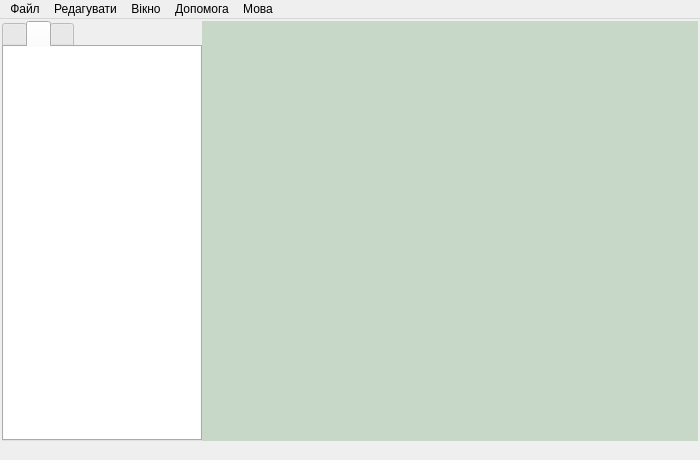
<?xml version="1.0" encoding="UTF-8"?>
<ui version="4.0">
 <class>MainWindow</class>
 <widget class="QMainWindow" name="MainWindow">
  <property name="geometry">
   <rect>
    <x>0</x>
    <y>0</y>
    <width>700</width>
    <height>460</height>
   </rect>
  </property>
  <property name="minimumSize">
   <size>
    <width>700</width>
    <height>460</height>
   </size>
  </property>
  <property name="font">
   <font>
    <family>Segoe UI</family>
   </font>
  </property>
  <property name="windowTitle">
   <string>CoRe Planner</string>
  </property>
  <property name="windowIcon">
   <iconset resource="core-images.qrc">
    <normaloff>:/menu/icon.ico</normaloff>:/menu/icon.ico</iconset>
  </property>
  <property name="locale">
   <locale language="Ukrainian" country="Ukraine"/>
  </property>
  <widget class="QWidget" name="centralWidget">
   <layout class="QHBoxLayout" name="horizontalLayout">
    <property name="spacing">
     <number>0</number>
    </property>
    <property name="leftMargin">
     <number>2</number>
    </property>
    <property name="topMargin">
     <number>2</number>
    </property>
    <property name="rightMargin">
     <number>2</number>
    </property>
    <property name="bottomMargin">
     <number>0</number>
    </property>
    <item>
     <widget class="QTabWidget" name="tabWidget">
      <property name="minimumSize">
       <size>
        <width>200</width>
        <height>401</height>
       </size>
      </property>
      <property name="maximumSize">
       <size>
        <width>200</width>
        <height>16777215</height>
       </size>
      </property>
      <property name="tabPosition">
       <enum>QTabWidget::North</enum>
      </property>
      <property name="tabShape">
       <enum>QTabWidget::Rounded</enum>
      </property>
      <property name="currentIndex">
       <number>1</number>
      </property>
      <property name="iconSize">
       <size>
        <width>32</width>
        <height>32</height>
       </size>
      </property>
      <property name="usesScrollButtons">
       <bool>false</bool>
      </property>
      <property name="documentMode">
       <bool>false</bool>
      </property>
      <property name="tabsClosable">
       <bool>false</bool>
      </property>
      <property name="movable">
       <bool>false</bool>
      </property>
      <property name="tabBarAutoHide">
       <bool>false</bool>
      </property>
      <widget class="QWidget" name="tabBuildTools">
       <attribute name="icon">
        <iconset resource="core-images.qrc">
         <normaloff>:/tool-tabs/build</normaloff>:/tool-tabs/build</iconset>
       </attribute>
       <attribute name="title">
        <string/>
       </attribute>
       <attribute name="toolTip">
        <string>Будувати</string>
       </attribute>
       <layout class="QVBoxLayout" name="verticalLayout">
        <property name="spacing">
         <number>2</number>
        </property>
        <property name="sizeConstraint">
         <enum>QLayout::SetMinimumSize</enum>
        </property>
        <property name="leftMargin">
         <number>0</number>
        </property>
        <property name="topMargin">
         <number>0</number>
        </property>
        <property name="rightMargin">
         <number>0</number>
        </property>
        <property name="bottomMargin">
         <number>0</number>
        </property>
        <item>
         <widget class="QListView" name="listViewBuildTools">
          <property name="minimumSize">
           <size>
            <width>194</width>
            <height>356</height>
           </size>
          </property>
          <property name="frameShape">
           <enum>QFrame::NoFrame</enum>
          </property>
          <property name="editTriggers">
           <set>QAbstractItemView::NoEditTriggers</set>
          </property>
          <property name="showDropIndicator" stdset="0">
           <bool>false</bool>
          </property>
          <property name="defaultDropAction">
           <enum>Qt::IgnoreAction</enum>
          </property>
          <property name="iconSize">
           <size>
            <width>32</width>
            <height>32</height>
           </size>
          </property>
         </widget>
        </item>
       </layout>
      </widget>
      <widget class="QWidget" name="tabFurnitureTools">
       <attribute name="icon">
        <iconset resource="core-images.qrc">
         <normaloff>:/tool-tabs/furniture</normaloff>:/tool-tabs/furniture</iconset>
       </attribute>
       <attribute name="title">
        <string/>
       </attribute>
       <attribute name="toolTip">
        <string>Меблі</string>
       </attribute>
       <layout class="QVBoxLayout" name="verticalLayout_2">
        <property name="spacing">
         <number>2</number>
        </property>
        <property name="sizeConstraint">
         <enum>QLayout::SetMinimumSize</enum>
        </property>
        <property name="leftMargin">
         <number>0</number>
        </property>
        <property name="topMargin">
         <number>0</number>
        </property>
        <property name="rightMargin">
         <number>0</number>
        </property>
        <property name="bottomMargin">
         <number>0</number>
        </property>
        <item>
         <widget class="QListView" name="listViewFurnitureTools">
          <property name="minimumSize">
           <size>
            <width>194</width>
            <height>356</height>
           </size>
          </property>
          <property name="frameShape">
           <enum>QFrame::NoFrame</enum>
          </property>
          <property name="horizontalScrollBarPolicy">
           <enum>Qt::ScrollBarAlwaysOff</enum>
          </property>
          <property name="editTriggers">
           <set>QAbstractItemView::NoEditTriggers</set>
          </property>
          <property name="showDropIndicator" stdset="0">
           <bool>false</bool>
          </property>
          <property name="defaultDropAction">
           <enum>Qt::IgnoreAction</enum>
          </property>
          <property name="iconSize">
           <size>
            <width>32</width>
            <height>32</height>
           </size>
          </property>
         </widget>
        </item>
       </layout>
      </widget>
      <widget class="QWidget" name="tabDecorTools">
       <attribute name="icon">
        <iconset resource="core-images.qrc">
         <normaloff>:/tool-tabs/decor</normaloff>:/tool-tabs/decor</iconset>
       </attribute>
       <attribute name="title">
        <string/>
       </attribute>
       <attribute name="toolTip">
        <string>Декор</string>
       </attribute>
       <layout class="QVBoxLayout" name="verticalLayout_3">
        <property name="spacing">
         <number>2</number>
        </property>
        <property name="sizeConstraint">
         <enum>QLayout::SetMinimumSize</enum>
        </property>
        <property name="leftMargin">
         <number>0</number>
        </property>
        <property name="topMargin">
         <number>0</number>
        </property>
        <property name="rightMargin">
         <number>0</number>
        </property>
        <property name="bottomMargin">
         <number>0</number>
        </property>
        <item>
         <widget class="QListView" name="listViewDecorTools">
          <property name="minimumSize">
           <size>
            <width>194</width>
            <height>356</height>
           </size>
          </property>
          <property name="frameShape">
           <enum>QFrame::NoFrame</enum>
          </property>
          <property name="editTriggers">
           <set>QAbstractItemView::NoEditTriggers</set>
          </property>
          <property name="showDropIndicator" stdset="0">
           <bool>false</bool>
          </property>
          <property name="defaultDropAction">
           <enum>Qt::IgnoreAction</enum>
          </property>
          <property name="iconSize">
           <size>
            <width>32</width>
            <height>32</height>
           </size>
          </property>
         </widget>
        </item>
       </layout>
      </widget>
     </widget>
    </item>
    <item>
     <widget class="QMdiArea" name="mdiArea">
      <property name="minimumSize">
       <size>
        <width>476</width>
        <height>401</height>
       </size>
      </property>
      <property name="background">
       <brush brushstyle="SolidPattern">
        <color alpha="255">
         <red>199</red>
         <green>216</green>
         <blue>200</blue>
        </color>
       </brush>
      </property>
      <property name="viewMode">
       <enum>QMdiArea::TabbedView</enum>
      </property>
      <property name="tabsClosable">
       <bool>true</bool>
      </property>
      <property name="tabsMovable">
       <bool>true</bool>
      </property>
     </widget>
    </item>
   </layout>
  </widget>
  <widget class="QMenuBar" name="menuBar">
   <property name="geometry">
    <rect>
     <x>0</x>
     <y>0</y>
     <width>700</width>
     <height>21</height>
    </rect>
   </property>
   <widget class="QMenu" name="menuFile">
    <property name="title">
     <string>Файл</string>
    </property>
    <addaction name="actionNew"/>
    <addaction name="actionOpen"/>
    <addaction name="actionSave"/>
    <addaction name="actionSaveAs"/>
    <addaction name="separator"/>
    <addaction name="actionClose"/>
   </widget>
   <widget class="QMenu" name="menuWindow">
    <property name="title">
     <string>Вікно</string>
    </property>
    <addaction name="actionZoomIn"/>
    <addaction name="actionZoomOut"/>
   </widget>
   <widget class="QMenu" name="menuHelp">
    <property name="title">
     <string>Допомога</string>
    </property>
    <addaction name="actionHelp"/>
    <addaction name="actionAbout"/>
   </widget>
   <widget class="QMenu" name="menuLanguage">
    <property name="title">
     <string>Мова</string>
    </property>
    <addaction name="actionUk"/>
    <addaction name="actionRu"/>
    <addaction name="actionEn"/>
   </widget>
   <widget class="QMenu" name="menu">
    <property name="title">
     <string>Редагувати</string>
    </property>
    <addaction name="actionUndo"/>
    <addaction name="actionRedo"/>
    <addaction name="separator"/>
    <addaction name="actionDelete"/>
    <addaction name="actionClear"/>
    <addaction name="separator"/>
    <addaction name="actionSetItemSize"/>
   </widget>
   <addaction name="menuFile"/>
   <addaction name="menu"/>
   <addaction name="menuWindow"/>
   <addaction name="menuHelp"/>
   <addaction name="menuLanguage"/>
  </widget>
  <widget class="QStatusBar" name="statusBar">
   <property name="sizeGripEnabled">
    <bool>false</bool>
   </property>
  </widget>
  <action name="actionNew">
   <property name="text">
    <string>Новий...</string>
   </property>
   <property name="shortcut">
    <string>Ctrl+N</string>
   </property>
   <property name="shortcutContext">
    <enum>Qt::WindowShortcut</enum>
   </property>
   <property name="shortcutVisibleInContextMenu">
    <bool>false</bool>
   </property>
  </action>
  <action name="actionOpen">
   <property name="text">
    <string>Відкрити...</string>
   </property>
   <property name="shortcut">
    <string>Ctrl+O</string>
   </property>
  </action>
  <action name="actionSave">
   <property name="text">
    <string>Зберігти</string>
   </property>
   <property name="shortcut">
    <string>Ctrl+S</string>
   </property>
  </action>
  <action name="actionSaveAs">
   <property name="text">
    <string>Зберігти як...</string>
   </property>
   <property name="shortcut">
    <string>Ctrl+Shift+S</string>
   </property>
  </action>
  <action name="actionClose">
   <property name="text">
    <string>Вийти</string>
   </property>
   <property name="shortcut">
    <string>Ctrl+Q</string>
   </property>
  </action>
  <action name="actionHelp">
   <property name="text">
    <string>Довідка</string>
   </property>
   <property name="shortcut">
    <string>F1</string>
   </property>
   <property name="iconVisibleInMenu">
    <bool>false</bool>
   </property>
   <property name="shortcutVisibleInContextMenu">
    <bool>false</bool>
   </property>
  </action>
  <action name="actionAbout">
   <property name="text">
    <string>Про CoRe Planner...</string>
   </property>
   <property name="shortcut">
    <string>F5</string>
   </property>
   <property name="menuRole">
    <enum>QAction::AboutRole</enum>
   </property>
   <property name="iconVisibleInMenu">
    <bool>false</bool>
   </property>
  </action>
  <action name="actionUk">
   <property name="checkable">
    <bool>true</bool>
   </property>
   <property name="checked">
    <bool>true</bool>
   </property>
   <property name="text">
    <string>Українська</string>
   </property>
  </action>
  <action name="actionRu">
   <property name="checkable">
    <bool>true</bool>
   </property>
   <property name="checked">
    <bool>false</bool>
   </property>
   <property name="text">
    <string>Русский</string>
   </property>
  </action>
  <action name="actionEn">
   <property name="checkable">
    <bool>true</bool>
   </property>
   <property name="text">
    <string>English</string>
   </property>
  </action>
  <action name="actionUndo">
   <property name="text">
    <string>Скасувати</string>
   </property>
   <property name="shortcut">
    <string>Ctrl+Z</string>
   </property>
  </action>
  <action name="actionRedo">
   <property name="text">
    <string>Повторити</string>
   </property>
   <property name="shortcut">
    <string>Ctrl+Y</string>
   </property>
  </action>
  <action name="actionDelete">
   <property name="text">
    <string>Видалити</string>
   </property>
   <property name="shortcut">
    <string>Del</string>
   </property>
  </action>
  <action name="actionClear">
   <property name="text">
    <string>Очистити</string>
   </property>
   <property name="shortcut">
    <string>C</string>
   </property>
  </action>
  <action name="actionSetItemSize">
   <property name="text">
    <string>Змінити розмір</string>
   </property>
   <property name="shortcut">
    <string>Ctrl+E</string>
   </property>
  </action>
  <action name="actionZoomIn">
   <property name="text">
    <string>Збільшити</string>
   </property>
   <property name="shortcut">
    <string>Ctrl+=</string>
   </property>
  </action>
  <action name="actionZoomOut">
   <property name="text">
    <string>Зменшити</string>
   </property>
   <property name="shortcut">
    <string>Ctrl+-</string>
   </property>
  </action>
 </widget>
 <layoutdefault spacing="6" margin="11"/>
 <resources>
  <include location="core-images.qrc"/>
 </resources>
 <connections/>
</ui>
